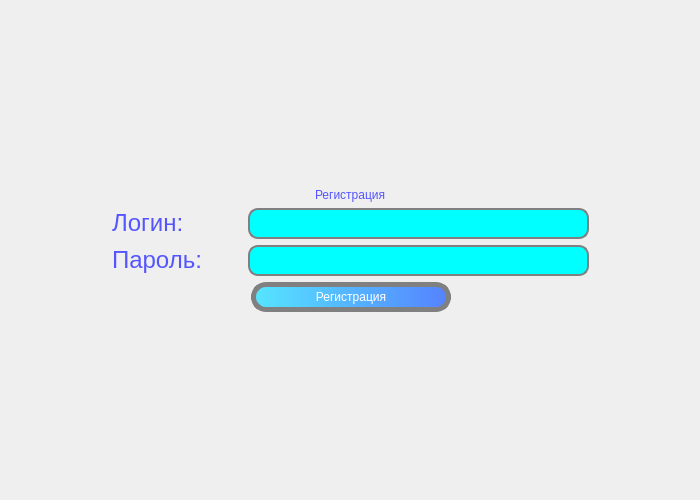
<?xml version="1.0" encoding="UTF-8"?>
<ui version="4.0">
 <class>Dialog</class>
 <widget class="QDialog" name="Dialog">
  <property name="geometry">
   <rect>
    <x>0</x>
    <y>0</y>
    <width>700</width>
    <height>500</height>
   </rect>
  </property>
  <property name="windowTitle">
   <string>Регистрация</string>
  </property>
  <layout class="QVBoxLayout" name="verticalLayout_3">
   <item>
    <layout class="QVBoxLayout" name="verticalLayout_2">
     <item>
      <spacer name="verticalSpacer">
       <property name="orientation">
        <enum>Qt::Vertical</enum>
       </property>
       <property name="sizeHint" stdset="0">
        <size>
         <width>20</width>
         <height>40</height>
        </size>
       </property>
      </spacer>
     </item>
     <item>
      <layout class="QHBoxLayout" name="horizontalLayout">
       <item>
        <spacer name="horizontalSpacer_5">
         <property name="orientation">
          <enum>Qt::Horizontal</enum>
         </property>
         <property name="sizeHint" stdset="0">
          <size>
           <width>40</width>
           <height>20</height>
          </size>
         </property>
        </spacer>
       </item>
       <item>
        <layout class="QVBoxLayout" name="verticalLayout">
         <item alignment="Qt::AlignHCenter">
          <widget class="QLabel" name="label_registration">
           <property name="maximumSize">
            <size>
             <width>250</width>
             <height>57</height>
            </size>
           </property>
           <property name="styleSheet">
            <string notr="true">color: rgb(85, 85, 255);
font: italic 28pt &quot;Monotype Corsiva&quot;;

</string>
           </property>
           <property name="text">
            <string>&lt;html&gt;&lt;head/&gt;&lt;body&gt;&lt;p&gt;Регистрация&lt;/p&gt;&lt;/body&gt;&lt;/html&gt;</string>
           </property>
          </widget>
         </item>
         <item>
          <layout class="QHBoxLayout" name="horizontalLayout_2">
           <item>
            <widget class="QLabel" name="user_label">
             <property name="styleSheet">
              <string notr="true">color: rgb(85, 85, 255);
font: italic 22pt &quot;Monotype Corsiva&quot;;

</string>
             </property>
             <property name="text">
              <string>&lt;html&gt;&lt;head/&gt;&lt;body&gt;&lt;p&gt;&lt;span style=&quot; font-size:18pt;&quot;&gt;Логин:&lt;/span&gt;&lt;/p&gt;&lt;/body&gt;&lt;/html&gt;</string>
             </property>
            </widget>
           </item>
           <item>
            <spacer name="horizontalSpacer_2">
             <property name="orientation">
              <enum>Qt::Horizontal</enum>
             </property>
             <property name="sizeHint" stdset="0">
              <size>
               <width>40</width>
               <height>20</height>
              </size>
             </property>
            </spacer>
           </item>
           <item>
            <widget class="QLineEdit" name="user_reg">
             <property name="minimumSize">
              <size>
               <width>341</width>
               <height>31</height>
              </size>
             </property>
             <property name="styleSheet">
              <string notr="true">border: 2px solid gray;
border-radius: 10px;
    background:  rgb(0, 255, 255);
    selection-background-color: darkgray;</string>
             </property>
            </widget>
           </item>
          </layout>
         </item>
         <item>
          <layout class="QHBoxLayout" name="horizontalLayout_3">
           <item>
            <widget class="QLabel" name="password">
             <property name="styleSheet">
              <string notr="true">color: rgb(85, 85, 255);
font: italic 22pt &quot;Monotype Corsiva&quot;;

</string>
             </property>
             <property name="text">
              <string>&lt;html&gt;&lt;head/&gt;&lt;body&gt;&lt;p&gt;&lt;span style=&quot; font-size:18pt;&quot;&gt;Пароль:&lt;/span&gt;&lt;/p&gt;&lt;/body&gt;&lt;/html&gt;</string>
             </property>
            </widget>
           </item>
           <item>
            <spacer name="horizontalSpacer">
             <property name="orientation">
              <enum>Qt::Horizontal</enum>
             </property>
             <property name="sizeHint" stdset="0">
              <size>
               <width>40</width>
               <height>20</height>
              </size>
             </property>
            </spacer>
           </item>
           <item>
            <widget class="QLineEdit" name="password_reg">
             <property name="minimumSize">
              <size>
               <width>341</width>
               <height>31</height>
              </size>
             </property>
             <property name="styleSheet">
              <string notr="true">border: 2px solid gray;
border-radius: 10px;
    background:  rgb(0, 255, 255);
    selection-background-color: darkgray;</string>
             </property>
            </widget>
           </item>
          </layout>
         </item>
         <item>
          <layout class="QHBoxLayout" name="horizontalLayout_4">
           <item>
            <spacer name="horizontalSpacer_3">
             <property name="orientation">
              <enum>Qt::Horizontal</enum>
             </property>
             <property name="sizeHint" stdset="0">
              <size>
               <width>40</width>
               <height>20</height>
              </size>
             </property>
            </spacer>
           </item>
           <item>
            <widget class="QPushButton" name="btn_enter_reg">
             <property name="minimumSize">
              <size>
               <width>200</width>
               <height>30</height>
              </size>
             </property>
             <property name="maximumSize">
              <size>
               <width>201</width>
               <height>32</height>
              </size>
             </property>
             <property name="styleSheet">
              <string notr="true">
#btn_enter_reg{
background: qlineargradient(spread:pad, x1:0, y1:0, x2:1, y2:0, stop:0 rgba(85, 230, 255), stop:1 rgba(85, 130, 255));
font: 12pt &quot;MS Shell Dlg 2&quot;;
color: rgb(255, 255, 255);
border: 5px solid grey;
border-radius: 15px;
}

#btn_enter_reg:hover {
border: 5px solid #5555ff;
}
</string>
             </property>
             <property name="text">
              <string>Регистрация</string>
             </property>
            </widget>
           </item>
           <item>
            <spacer name="horizontalSpacer_4">
             <property name="orientation">
              <enum>Qt::Horizontal</enum>
             </property>
             <property name="sizeHint" stdset="0">
              <size>
               <width>40</width>
               <height>20</height>
              </size>
             </property>
            </spacer>
           </item>
          </layout>
         </item>
        </layout>
       </item>
       <item>
        <spacer name="horizontalSpacer_6">
         <property name="orientation">
          <enum>Qt::Horizontal</enum>
         </property>
         <property name="sizeHint" stdset="0">
          <size>
           <width>40</width>
           <height>20</height>
          </size>
         </property>
        </spacer>
       </item>
      </layout>
     </item>
     <item>
      <spacer name="verticalSpacer_2">
       <property name="orientation">
        <enum>Qt::Vertical</enum>
       </property>
       <property name="sizeHint" stdset="0">
        <size>
         <width>20</width>
         <height>40</height>
        </size>
       </property>
      </spacer>
     </item>
    </layout>
   </item>
  </layout>
 </widget>
 <resources/>
 <connections/>
</ui>
